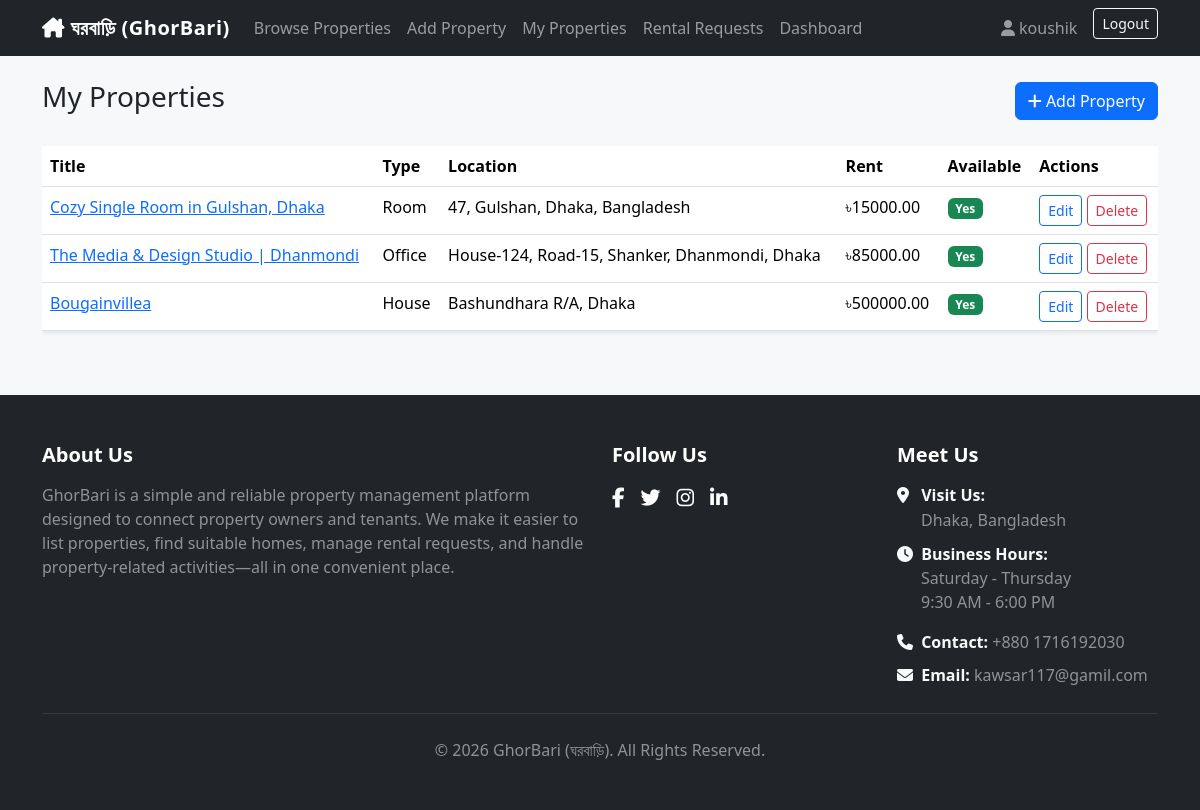
The page /properties/mine/ (signed in) on the database as committed earlier.
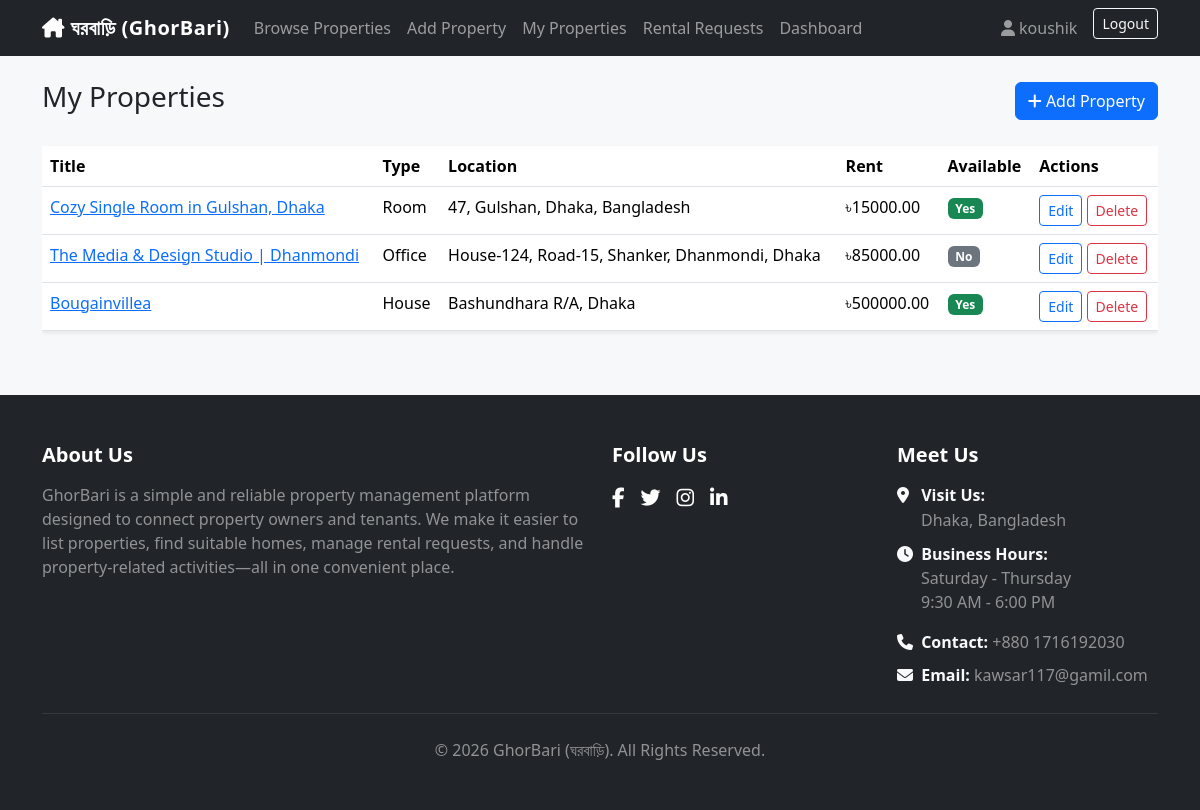
The same page on the database as committed later.
### properties/models.py (models this page shows, shortened)
class Property(models.Model):
    class PropertyType(models.TextChoices):
        APARTMENT = 'APARTMENT', 'Apartment'
        HOUSE = 'HOUSE', 'House'
        ROOM = 'ROOM', 'Room'
        OFFICE = 'OFFICE', 'Office'
    owner = models.ForeignKey(
        settings.AUTH_USER_MODEL, on_delete=models.CASCADE, related_name='properties'
    )
    title = models.CharField(max_length=200)
    description = models.TextField()
    property_type = models.CharField(max_length=20, choices=PropertyType.choices)
    location = models.CharField(max_length=255)
    monthly_rent = models.DecimalField(max_digits=10, decimal_places=2)
    bedrooms = models.PositiveIntegerField(default=1)
    bathrooms = models.PositiveIntegerField(default=1)
    image = models.ImageField(upload_to='property_images/', blank=True, null=True)
    is_available = models.BooleanField(default=True)
    created_at = models.DateTimeField(auto_now_add=True)
    updated_at = models.DateTimeField(auto_now=True)
    class Meta:
        ordering = ['-created_at']
        verbose_name_plural = 'Properties'

### properties/views.py (the view)
# urls.py: path('properties/mine/', views.my_properties, name='mine'),
@login_required
def my_properties(request):
    if not request.user.is_owner:
        messages.error(request, "Only property owners have a property list.")
        return redirect('properties:list')
    properties = Property.objects.filter(owner=request.user)
    return render(request, 'properties/my_properties.html', {'properties': properties})

### accounts/models.py (called while the page is built)
    @property
    def is_owner(self):
        return self.role == self.Role.OWNER

### templates/properties/my_properties.html (shortened to what this page needs)
{% extends 'base.html' %}
{% block content %}
<div class="d-flex justify-content-between align-items-center mb-4">
    <h3>My Properties</h3>
    <a href="{% url 'properties:create' %}" class="btn btn-primary"><i class="fa-solid fa-plus"></i> Add Property</a>
</div>
<div class="table-responsive">
<table class="table bg-white shadow-sm">
    <thead><tr><th>Title</th><th>Type</th><th>Location</th><th>Rent</th><th>Available</th><th>Actions</th></tr></thead>
    <tbody>
    {% for property in properties %}
        <tr>
            <td><a href="{% url 'properties:detail' property.pk %}">{{ property.title }}</a></td>
            <td>{{ property.get_property_type_display }}</td>
            <td>{{ property.location }}</td>
            <td>৳{{ property.monthly_rent }}</td>
            <td>{% if property.is_available %}<span class="badge bg-success">Yes</span>{% else %}<span class="badge bg-secondary">No</span>{% endif %}</td>
            <td>
                <a href="{% url 'properties:update' property.pk %}" class="btn btn-sm btn-outline-primary">Edit</a>
                <a href="{% url 'properties:delete' property.pk %}" class="btn btn-sm btn-outline-danger">Delete</a>
            </td>
        </tr>
    {% empty %}
        <tr><td colspan="6" class="text-muted text-center">You haven't listed any properties yet.</td></tr>
    {% endfor %}
    </tbody>
</table>
</div>
{% endblock %}

Rows that differ between the two databases and show on the page:
changed Property "The Media & Design Studio | Dhanmondi": is_available "Yes" → "No"
